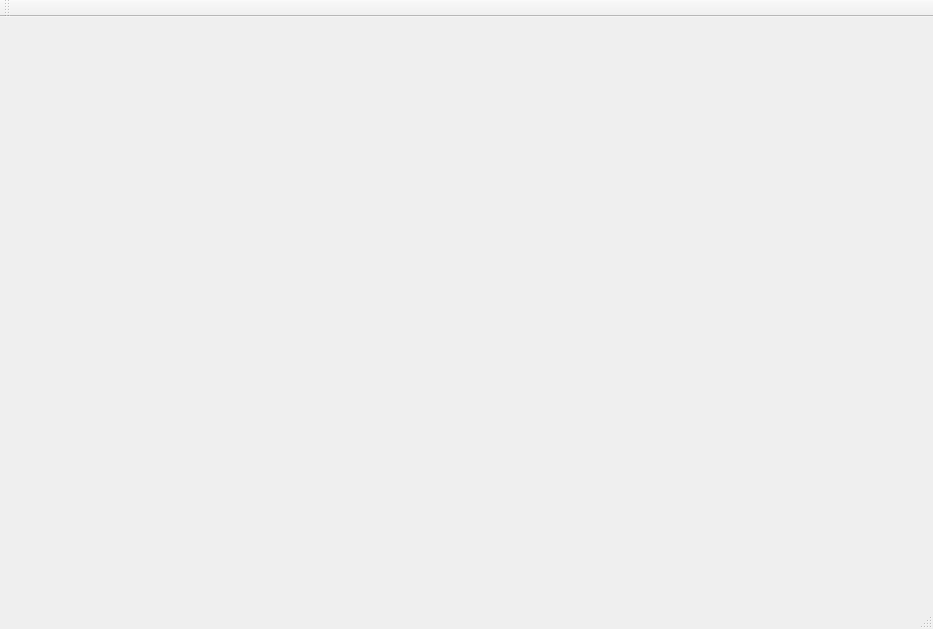
<?xml version="1.0" encoding="UTF-8"?>
<ui version="4.0">
 <class>MainWindow</class>
 <widget class="QMainWindow" name="MainWindow">
  <property name="geometry">
   <rect>
    <x>0</x>
    <y>0</y>
    <width>933</width>
    <height>629</height>
   </rect>
  </property>
  <property name="windowTitle">
   <string>MainWindow</string>
  </property>
  <widget class="QWidget" name="centralWidget"/>
  <widget class="QMenuBar" name="menuBar">
   <property name="geometry">
    <rect>
     <x>0</x>
     <y>0</y>
     <width>933</width>
     <height>19</height>
    </rect>
   </property>
  </widget>
  <widget class="QToolBar" name="mainToolBar">
   <attribute name="toolBarArea">
    <enum>TopToolBarArea</enum>
   </attribute>
   <attribute name="toolBarBreak">
    <bool>false</bool>
   </attribute>
  </widget>
  <widget class="QStatusBar" name="statusBar"/>
 </widget>
 <layoutdefault spacing="6" margin="11"/>
 <resources/>
 <connections/>
</ui>
